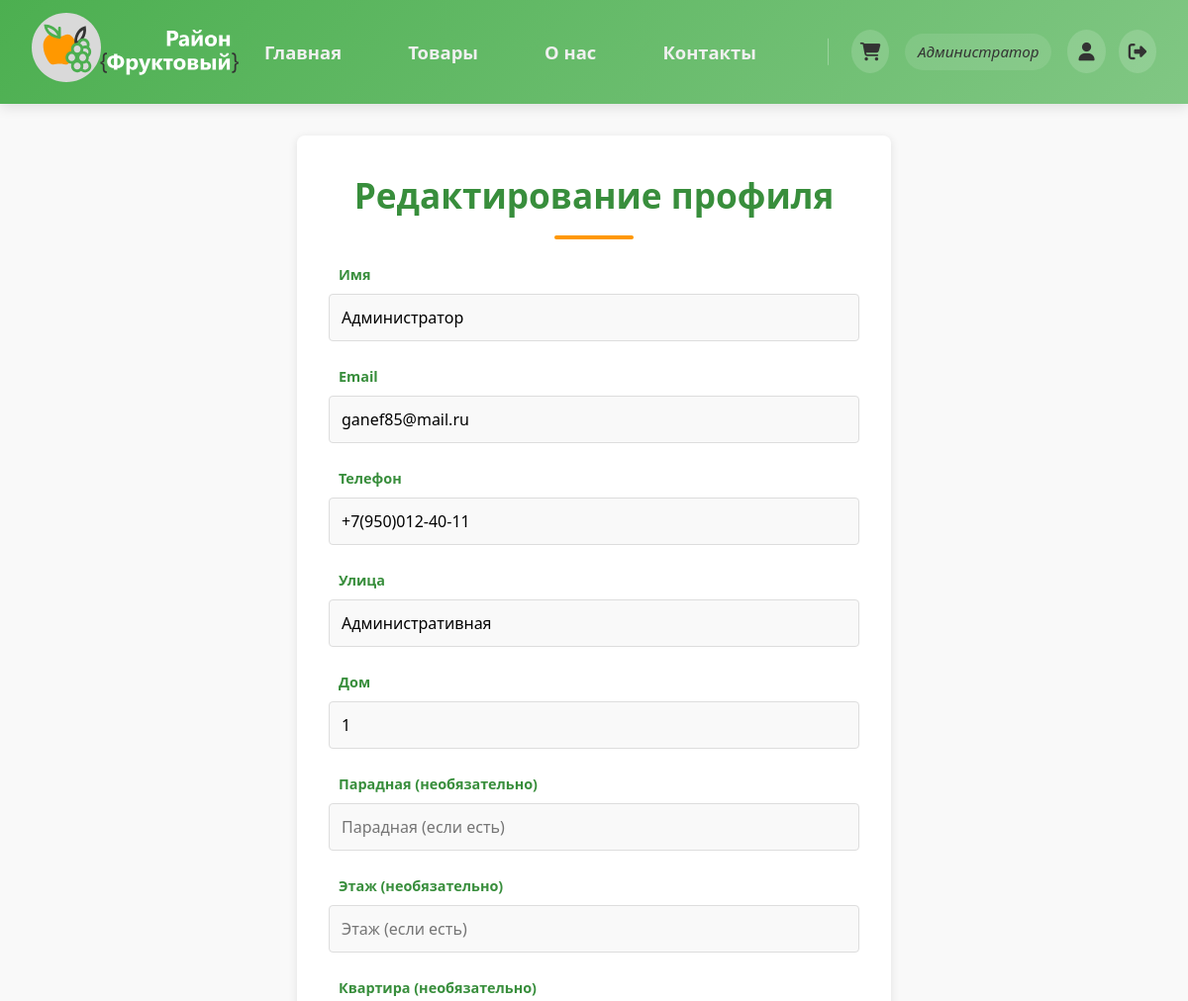
/edit_profile (signed in, upper part), run on an earlier commit of the app's database.
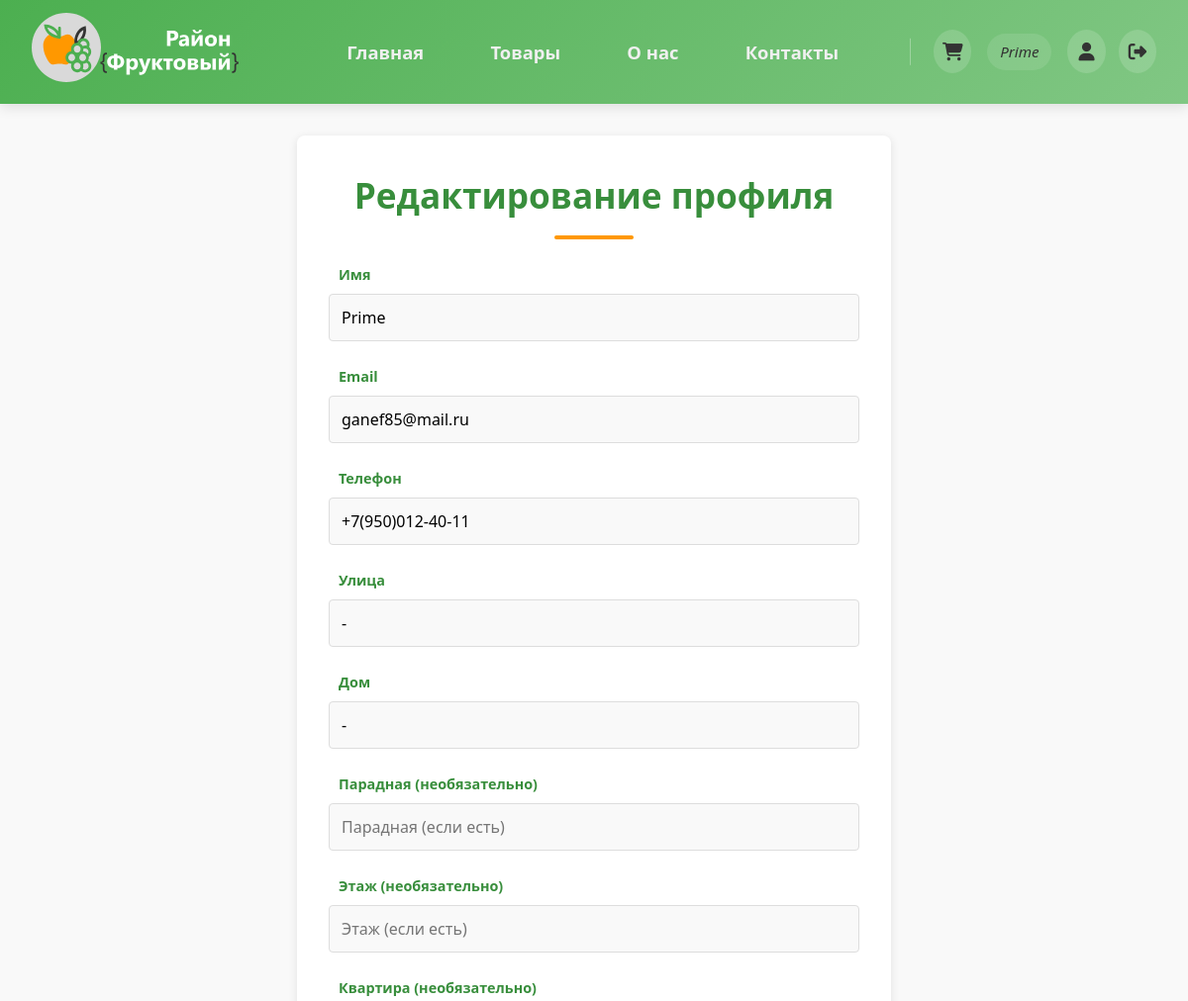
And on a later commit of the database.
### data/customers.py (models this page shows, shortened)
class Customer(SqlAlchemyBase, UserMixin):
    __tablename__ = 'customers'
    id = sqlalchemy.Column(sqlalchemy.Integer, primary_key=True, autoincrement=True)
    email = sqlalchemy.Column(sqlalchemy.String, index=True, unique=True, nullable=False)  # емеил
    name = sqlalchemy.Column(sqlalchemy.String, nullable=False)  # имя
    phone = sqlalchemy.Column(sqlalchemy.String, nullable=False)  # номер телефона
    street = sqlalchemy.Column(sqlalchemy.String, nullable=False)  # улица
    building = sqlalchemy.Column(sqlalchemy.String, nullable=False)  # дом
    entrance = sqlalchemy.Column(sqlalchemy.String, default='-')  # парадная
    floor = sqlalchemy.Column(sqlalchemy.String, default='-')  # этаж
    apartment = sqlalchemy.Column(sqlalchemy.String, default='-')  # квартира
    loyalty_level = sqlalchemy.Column(sqlalchemy.Integer, sqlalchemy.ForeignKey('loyalty_levels.id'),
                                      default=1)  # связь с уровнем лояльности
    status = sqlalchemy.Column(sqlalchemy.Integer, default=0)  # статус клиента
    hashed_password = sqlalchemy.Column(sqlalchemy.String, nullable=False)
    create_date = sqlalchemy.Column(sqlalchemy.DateTime, default=datetime.datetime.now)  # дата регистрации клиента
    orders = orm.relationship("Order", back_populates='customer')  # связь с таблицей заказов
    loyalty = orm.relationship("LoyaltyLevel")  # связь с таблицей уровней лояльности

### main.py (the view, shortened to what this page needs)
@app.route('/edit_profile', methods=['GET', 'POST'])
@login_required
def edit_profile():
    form = EditProfileForm()
    if request.method == 'GET':
        form.name.data = current_user.name
        form.email.data = current_user.email
        form.phone.data = current_user.phone
        form.street.data = current_user.street
        form.building.data = current_user.building
        form.entrance.data = current_user.entrance if current_user.entrance != '-' else ''
        form.floor.data = current_user.floor if current_user.floor != '-' else ''
        form.apartment.data = current_user.apartment if current_user.apartment != '-' else ''
    return render_template('edit_profile.html', title='Редактирование профиля', form=form)

### forms/editprofile.py
class EditProfileForm(FlaskForm):
    name = StringField('Имя', validators=[DataRequired()])
    email = StringField('Email', validators=[DataRequired(), Email()])
    phone = StringField('Телефон', validators=[DataRequired()])
    street = StringField('Улица', validators=[DataRequired()])
    building = StringField('Дом', validators=[DataRequired()])
    entrance = StringField('Парадная (необязательно)')
    floor = StringField('Этаж (необязательно)')
    apartment = StringField('Квартира (необязательно)')
    submit = SubmitField('Сохранить изменения')

### data/db_session.py (called while the page is built)
def create_session() -> Session:
    global __factory
    if not __factory:
        raise RuntimeError("База данных не инициализирована. Вызовите global_init() сначала.")
    return __factory()

### main.py (called while the page is built)
@login_manager.user_loader
def load_user(user_id):
    db_sess = db_session.create_session()
    return db_sess.get(Customer, user_id)  # Загружаем пользователя из БД по ID

### templates/edit_profile.html (shortened to what this page needs)
{% extends "base.html" %}
{% block content %}
<section class="edit-profile-section">
    <h2 class="section-title">Редактирование профиля</h2>
    <form method="POST" action="{{ url_for('edit_profile') }}" class="profile-form">
        <div class="form-group">
            {{ form.name.label(class="form-label") }}
            {{ form.name(class="form-control", placeholder="Ваше имя") }}
        </div>
        <div class="form-group">
            {{ form.email.label(class="form-label") }}
            {{ form.email(class="form-control", placeholder="Ваш email") }}
        </div>
        <div class="form-group">
            {{ form.phone.label(class="form-label") }}
            {{ form.phone(class="form-control", placeholder="Ваш телефон") }}
        </div>
        <div class="form-group">
            {{ form.street.label(class="form-label") }}
            {{ form.street(class="form-control", placeholder="Улица") }}
        </div>
        <div class="form-group">
            {{ form.building.label(class="form-label") }}
            {{ form.building(class="form-control", placeholder="Дом") }}
        </div>
        <div class="form-group">
            {{ form.entrance.label(class="form-label") }}
            {{ form.entrance(class="form-control", placeholder="Парадная (если есть)") }}
        </div>
        <div class="form-group">
            {{ form.floor.label(class="form-label") }}
            {{ form.floor(class="form-control", placeholder="Этаж (если есть)") }}
        </div>
        <div class="form-group">
            {{ form.apartment.label(class="form-label") }}
        </div>
    </form>
</section>
{% endblock %}

### templates/base.html (shortened to what this page needs)
<!DOCTYPE html>
<html lang="ru">
<head>
    <link rel="stylesheet" href="https://cdnjs.cloudflare.com/ajax/libs/font-awesome/6.4.0/css/all.min.css">
    <link rel="stylesheet" href="{{url_for('static', filename='css/style.css')}}">
</head>
<body>
<header>
    <div class="header-container">
        <div class="logo">
            <a href="{{ url_for('index') }}"><img src="{{url_for('static', filename='./images/logo/logo_white.svg')}}"
                                                  alt="логотип компании"></a>
        </div>
        <nav>
            <ul id="navMenu">
                <li><a href="{{ url_for('index') }}" class="nav-link">Главная</a></li>
                <li><a href="{{ url_for('goods') }}" class="nav-link">Товары</a></li>
                <li><a href="{{ url_for('about') }}" class="nav-link">О нас</a></li>
                <li><a href="{{ url_for('contacts') }}" class="nav-link">Контакты</a></li>
                {% if current_user and current_user.is_authenticated %}
                <li class="user-zone">
                    <a href="/cart" class="user-icon">
                        <i class="fas fa-shopping-cart"></i>
                    </a>
                    <span class="user-greeting">{{ current_user.name }}</span>
                    <div class="user-actions">
                        <a href="/profile" class="user-icon">
                            <i class="fas fa-user"></i>
                        </a>
                        <a href="/logout" class="user-icon">
                            <i class="fas fa-sign-out-alt"></i>
                        </a>
                    </div>
                </li>
                {% endif %}
            </ul>
        </nav>
    </div>
</header>
<main>
    {% block content %}{% endblock %}
</main>
</body>
</html>

What changed in the data, as far as the page shows it:
changed Customer "ganef85@mail.ru": name "Администратор" → "Prime"; street "Административная" → "-"; building "1" → "-"
